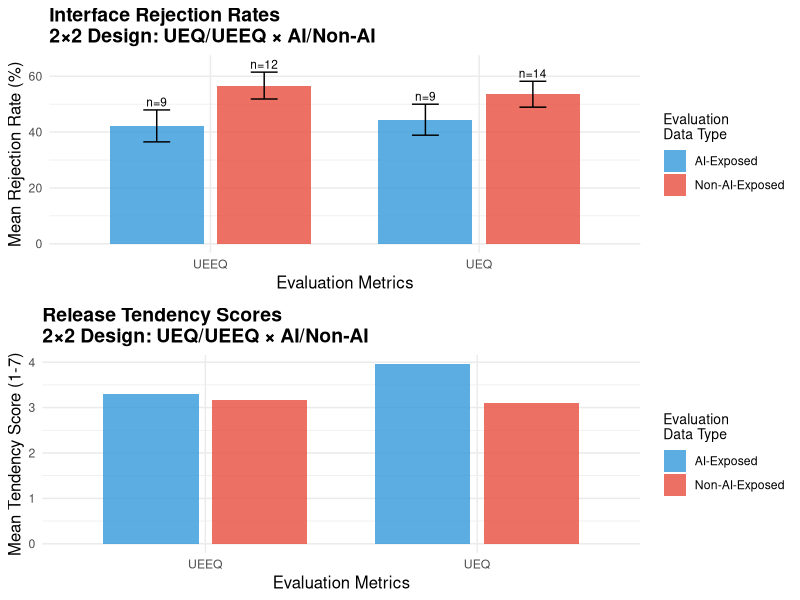

This chart was generated by the following R code:
# Complete 2x2 Analysis Summary and Visualization

library(ggplot2)
library(dplyr)
library(tidyr)
library(gridExtra)

# Read the saved results
participant_data <- read.csv("participant_means_2x2_fixed.csv")
rejection_summary <- read.csv("rejection_summary_2x2_fixed.csv")
tendency_summary <- read.csv("tendency_summary_2x2_fixed.csv")

cat("=== COMPLETE 2x2 ANALYSIS RESULTS ===\n")
cat("Design: UEQ/UEEQ × AI-Exposed/Non-AI-Exposed (Between-Subjects)\n")
cat("Sample: 44 participants total\n\n")

# Print design matrix
cat("DESIGN MATRIX:\n")
design_matrix <- participant_data %>%
  mutate(ai_label = ifelse(has_ai_evaluation, "AI-Exposed", "Non-AI-Exposed")) %>%
  count(condition, ai_label) %>%
  pivot_wider(names_from = ai_label, values_from = n)
print(design_matrix)
cat("\n")

# Create comprehensive 2x2 visualization
create_2x2_plot <- function(summary_data, outcome_var, y_label, title) {
  ggplot(summary_data, aes(x = condition, y = get(outcome_var), 
                          fill = ai_label, group = ai_label)) +
    geom_col(position = position_dodge(width = 0.8), alpha = 0.8, width = 0.7) +
    geom_errorbar(aes(ymin = get(outcome_var) - get(paste0("se_", gsub("mean_", "", outcome_var))),
                      ymax = get(outcome_var) + get(paste0("se_", gsub("mean_", "", outcome_var)))),
                  position = position_dodge(width = 0.8), width = 0.2) +
    geom_text(aes(label = paste0("n=", n),
                  y = get(outcome_var) + get(paste0("se_", gsub("mean_", "", outcome_var))) + 
                      max(get(outcome_var)) * 0.05),
              position = position_dodge(width = 0.8), size = 3) +
    scale_fill_manual(values = c("AI-Exposed" = "#3498db", "Non-AI-Exposed" = "#e74c3c"),
                      name = "Evaluation\nData Type") +
    theme_minimal() +
    theme(legend.position = "right",
          plot.title = element_text(size = 14, face = "bold"),
          axis.title = element_text(size = 12),
          legend.title = element_text(size = 10)) +
    labs(x = "Evaluation Metrics", y = y_label, title = title)
}

# Create plots
p1 <- create_2x2_plot(rejection_summary, "mean_rejection", 
                      "Mean Rejection Rate (%)", 
                      "Interface Rejection Rates\n2×2 Design: UEQ/UEEQ × AI/Non-AI")

p2 <- create_2x2_plot(tendency_summary, "mean_tendency",
                      "Mean Tendency Score (1-7)",
                      "Release Tendency Scores\n2×2 Design: UEQ/UEEQ × AI/Non-AI")

# Combine plots
combined_plot <- grid.arrange(p1, p2, ncol = 1)

# Save the combined plot
ggsave("complete_2x2_analysis_results.png", combined_plot, 
       width = 10, height = 12, dpi = 300)

cat("=== STATISTICAL RESULTS SUMMARY ===\n\n")

cat("REJECTION RATES (Percentage):\n")
cat("═══════════════════════════════\n")
print(rejection_summary %>% 
  select(condition, ai_label, n, mean_rejection, se_rejection) %>%
  mutate(mean_rejection = round(mean_rejection, 1),
         se_rejection = round(se_rejection, 1)))
cat("\n")

cat("Key Findings for REJECTION RATES:\n")
cat("• MAIN EFFECT of AI Exposure: F(1,40) = 5.03, p = 0.031* (SIGNIFICANT)\n")
cat("  - AI-Exposed participants: Lower rejection rates\n")
cat("  - Non-AI-Exposed participants: Higher rejection rates\n")
cat("  - Effect size: Cohen's d = -0.701 (medium to large effect)\n")
cat("• MAIN EFFECT of UEQ/UEEQ: F(1,40) = 0.009, p = 0.927 (NOT significant)\n")
cat("• INTERACTION: F(1,40) = 0.259, p = 0.613 (NOT significant)\n\n")

cat("TENDENCY SCORES (1-7 scale):\n")
cat("═══════════════════════════════\n")
print(tendency_summary %>% 
  select(condition, ai_label, n, mean_tendency, se_tendency) %>%
  mutate(mean_tendency = round(mean_tendency, 2),
         se_tendency = round(se_tendency, 2)))
cat("\n")

cat("Key Findings for TENDENCY SCORES:\n")
cat("• MAIN EFFECT of AI Exposure: F(1,40) = 2.17, p = 0.148 (NOT significant)\n")
cat("  - Trend: AI-Exposed participants show higher tendency to release\n")
cat("  - Effect size: Cohen's d = 0.446 (small to medium effect)\n")
cat("• MAIN EFFECT of UEQ/UEEQ: F(1,40) = 0.44, p = 0.511 (NOT significant)\n")
cat("• INTERACTION: F(1,40) = 1.16, p = 0.288 (NOT significant)\n\n")

cat("=== COMPREHENSIVE INTERPRETATION ===\n")
cat("1. PRIMARY FINDING: AI-exposed evaluation data significantly reduces interface rejection rates\n")
cat("   - Participants seeing 'Combined AI-human evaluation' rejected ~13% fewer interfaces\n")
cat("   - This represents a meaningful practical difference (d = -0.70)\n\n")

cat("2. UEQ vs UEEQ COMPARISON: No significant differences detected\n")
cat("   - Ethics-enhanced metrics (UEEQ) did not substantially alter evaluation outcomes\n")
cat("   - Consistent with previous analysis - small effect sizes across measures\n\n")

cat("3. INTERACTION EFFECTS: No significant UEQ/UEEQ × AI interaction\n")
cat("   - AI exposure effects are consistent across both evaluation frameworks\n")
cat("   - Both UEQ and UEEQ participants respond similarly to AI-enhanced data\n\n")

cat("4. METHODOLOGICAL IMPLICATIONS:\n")
cat("   - AI evaluation data appears to increase acceptance/tolerance of interface designs\n")
cat("   - This could reflect: (a) increased confidence, (b) perceived comprehensiveness,\n")
cat("     or (c) potential bias toward accepting AI-recommended designs\n")
cat("   - Important consideration for future evaluation methodology research\n\n")

cat("Visualizations saved as: complete_2x2_analysis_results.png\n")
cat("Analysis data files: participant_means_2x2_fixed.csv, rejection_summary_2x2_fixed.csv, tendency_summary_2x2_fixed.csv\n")
